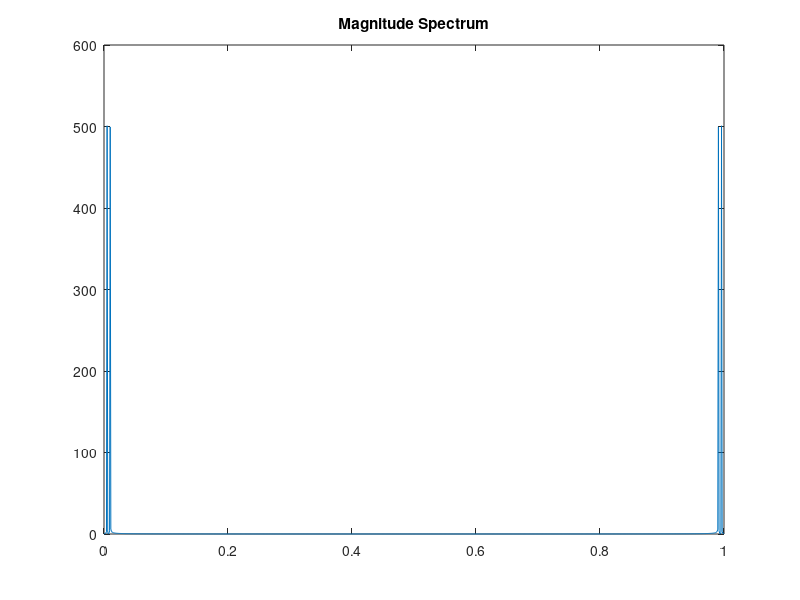

Recreate this plot in MATLAB.
t = 0:0.001:1;
x = sin(2*pi*5*t) + sin(2*pi*10*t);

X = fft(x);
f = linspace(0,1,length(X));

plot(f,abs(X));
title('Magnitude Spectrum');
